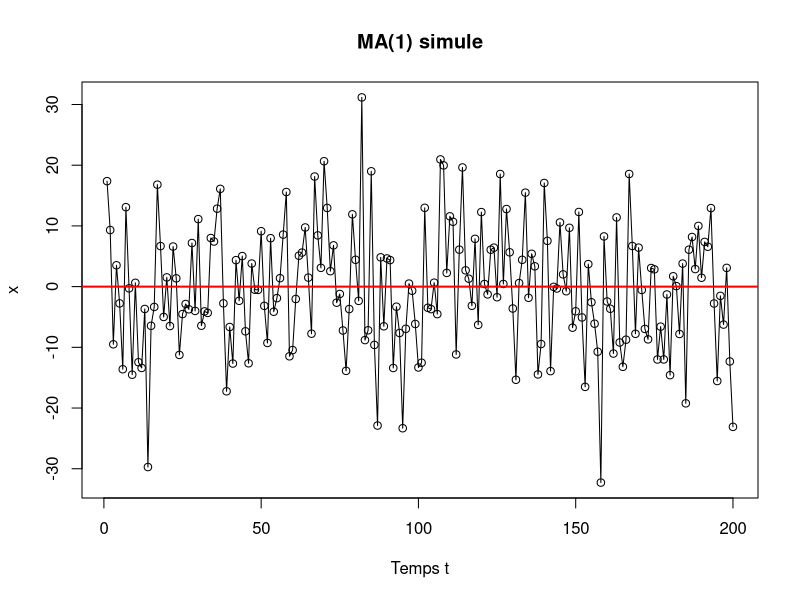
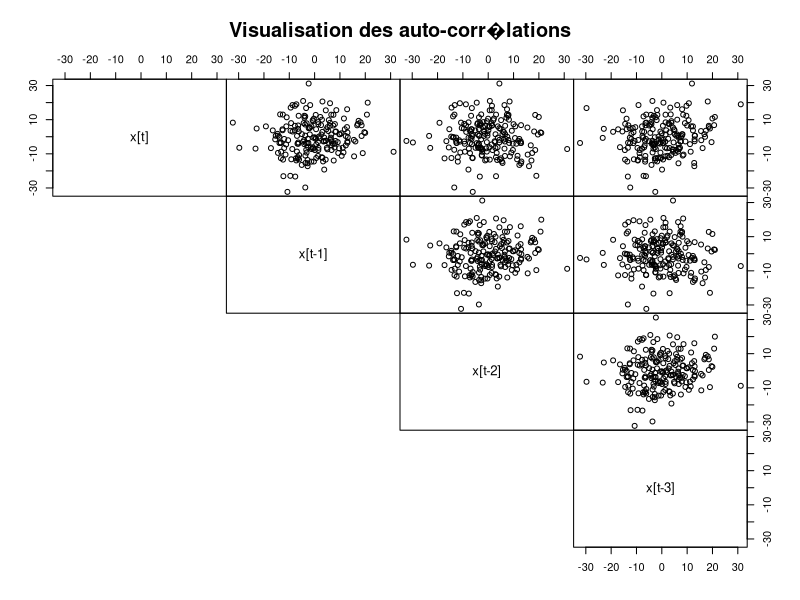
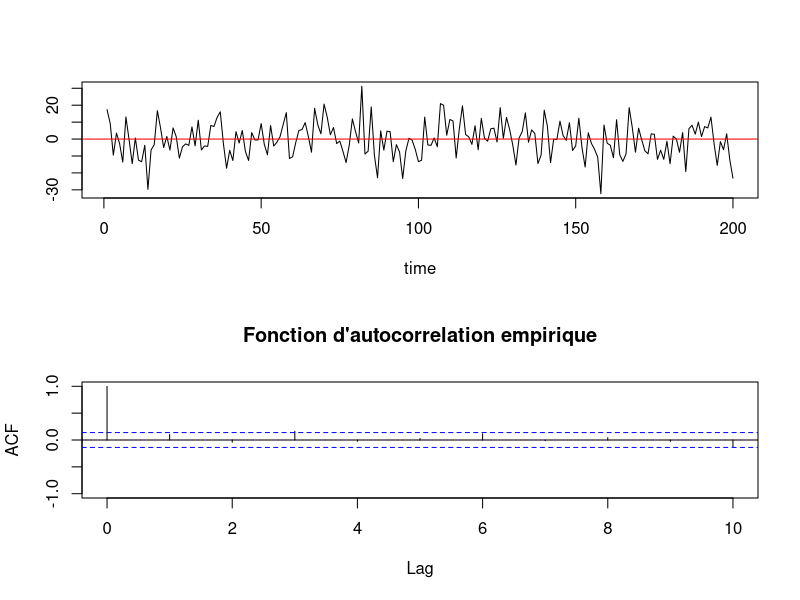

Source code (R) for these figures, in order: (Note: this script raises an error after producing the figures.)
#script du TP n��1, Series Temporelles, Majeure Science des Donnees 2017-18
#A completer

# Partie 1 : etude d'un MA(1)
# Modele X[t] = mu + Z[t] + theta*Z[t-1]
# Z[t] bruit blanc gaussien N(0,varZ)

mu <- 0	# moyenne du processus X[t]
theta <- 10   # parametre MA(1)
sigZ <- 1	# ecart-type du bruit Z[t]


# simulation d'un MA(1) de taille n
n <- 200

x <- rep(0,n) # initialisation de la serie x[t]

zinit <- sigZ*rnorm(1)  # simulation de Z[0]
z <- sigZ*rnorm(n)      # simulation de Z[1], ... , Z[n]

x[1] <- mu + z[1] + theta*zinit
for (t in 2:n) {

	x[t] <- mu + z[t] + theta*z[t-1]
}

# chronogramme de la serie simulee
plot(x, type='o', xlab="Temps t", main = "MA(1) simule")
abline(mu, 0, col="red", lwd=2)

# visualisation des auto-correcations de la serie simulee

k <- 4
m <- matrix(nr=n+k-1, nc=k)
colnames(m) <- c("x[t]", "x[t-1]", "x[t-2]","x[t-3]")
for (i in 1:k) {
  m[,i] <- c(rep(NA,i-1), x, rep(NA, k-i))
}

op <- par(mex=0.8)
pairs(m, gap=0, cex.labels=1.2, lower.panel=NULL, main="Visualisation des auto-corr�lations")
par(op)

# analyse graphique (chronogramme, acf)

op <- par(mfrow=c(2,1))
plot(x,type='l',xlab='time',ylab='')
abline(mu,0,col='red')
ro <- acf(x,10,main="Fonction d'autocorrelation empirique",ylim=c(-1,1))
par(op)

# Partie 2 : etude d'un AR(1)
# Modele X(t) - mu = phi*(X(t-1) - mu) + Z(t)
# Z[t] bruit blanc gaussien N(0,varZ)

mu <- 0                 # moyenne du processus X[t]
phi <- 1.1 	            # parametre AR(1) : phi = rho(1)

sigZ <-10			      # ecart-type du bruit Z[t]
zinit <- sigZ*rnorm(1)  # simulation de Z[0]
z <- sigZ*rnorm(n)      # simulation de Z[1], ... , Z[n]

sigX = sigZ/sqrt(1 - phi^2) # ecart-type de X[t]

# simulation AR(1) de taille n
n <- 500

x <- rep(0,n)
x[1] <- mu + sigX*rnorm(1)
for (t in 2:n) x[t] <- phi*(x[t-1]-mu)+z[t]

# chronogramme de la s�rie simulee
plot(x, type='o', xlab="Temps t", main = "AR(1) simul?")
abline(mu, 0, col="red", lwd=2)

# visualisation des auto-corr�lations de la s�rie simulee

k <- 4
m <- matrix(nr=n+k-1, nc=k)
colnames(m) <- c("x[t]", "x[t-1]", "x[t-2]","x[t-3]")
for (i in 1:k) {
  m[,i] <- c(rep(NA,i-1), x, rep(NA, k-i))
}

op <- par(mex=0.8)
pairs(m, gap=0, cex.labels=1.2, lower.panel=NULL, main="Visualisation des auto-corr�lations")
par(op)

# analyse graphique (chronogramme, acf)

op <- par(mfrow=c(2,1))
plot(x,type='l',xlab='time',ylab='')
abline(mu,0,col='red')
ro <- acf(x,10,main="Fonction d'autocorr�lation empirique",ylim=c(-1,1))
par(op)

# Partie 3 : �tude d'un AR(2)
# Mod�le X(t) - mu =  phi1*(X(t-1) - mu) + phi2*(X(t-2) - mu) + Z(t)
# Z[t] bruit blanc gaussien N(0,varZ)
# simulation d'un AR(1) par une phase initiale de stationarisation

# On travaille avec les inverses des racines du polyn�me P(z) = 1 - phi1*z - phi2*Z^2
# situees dans le disque unit? du plan complexe

# cas de deux racines inverses reelles dans ]-1, 1[
r1 <- 0.9
r2 <- 0.9
phi1 <- r1 + r2
phi2 <- - r1*r2			# parametres AR(2)

# cas de deux racines inverses complexes conjuguees de module r < 1
r <- 0.9
angle <- 60 			# en degres dans [0, 180]
phi1 <- 2*r*cos(angle*pi/180)
phi2 <- - r*r			# parametres AR(2)

mu <- 0				  # moyenne du processus X[t]
sigZ <- 1				# ecart-type du bruit Z[t]
